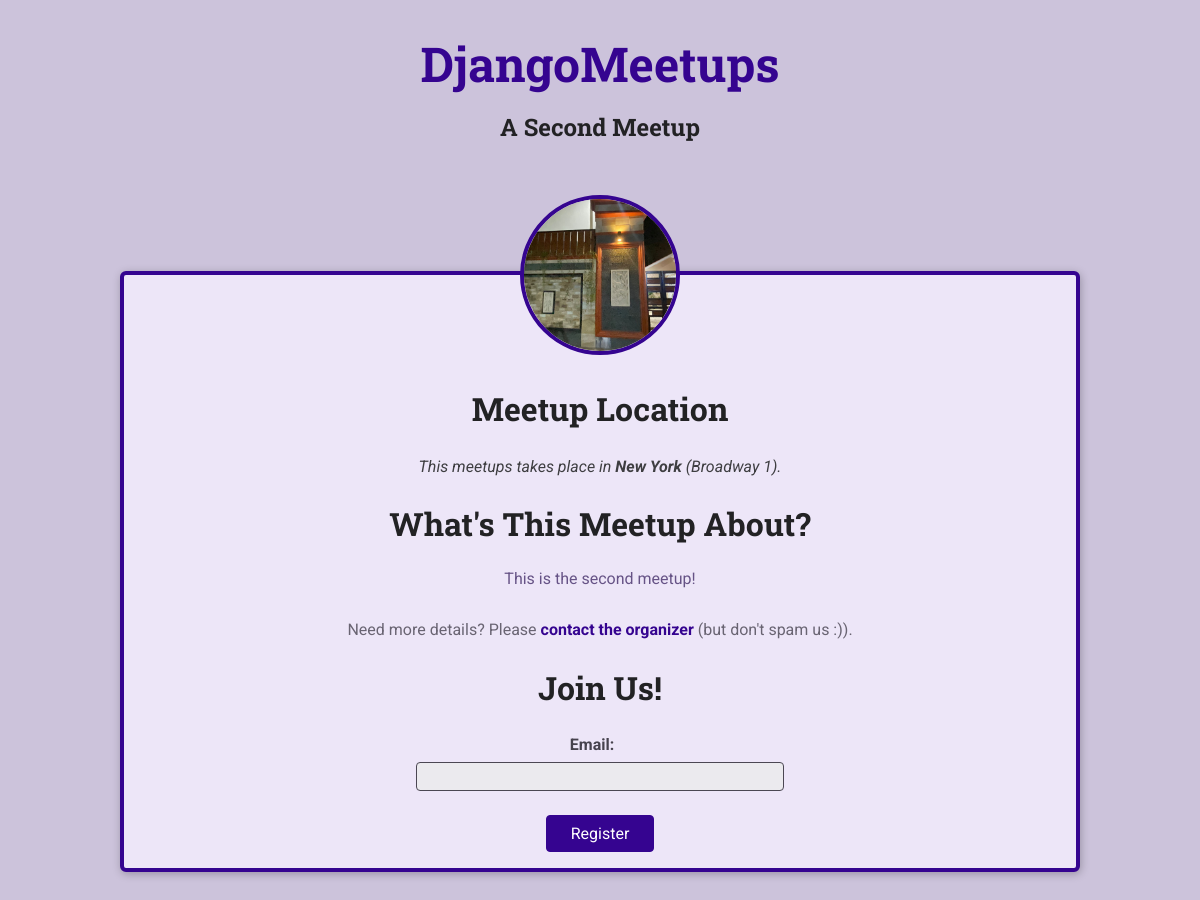
Screenshot of /meetups/a-second-meetup/ with the database file from the repository.
### meetups/models.py (models this page shows, shortened)
class Meetup(models.Model):
    title = models.CharField(max_length=200)
    organizer_emaill = models.EmailField()
    date = models.DateField()
    slug = models.SlugField(unique=True)
    description = models.TextField()
    image = models.ImageField(upload_to='images/')
    location = models.ForeignKey(Location, on_delete=models.CASCADE)
    participants = models.ManyToManyField(Participant, blank=True, null=True)

class Location(models.Model):
    name = models.CharField(max_length=200)
    address = models.CharField(max_length=300)

### meetups/views.py (the view)
# urls.py: path('meetups/<slug:meetup_slug>/', views.meetup_details, name='meetup-detail'),  # our-domain.com/meetups/<dynamic-path-segment>
def meetup_details(request, meetup_slug):
    try:
        selected_meetup = Meetup.objects.get(slug=meetup_slug)
        registration_form = RegistrationForm()
        return render(request, 'meetups/meetup-detail.html', {
            'meetup_found': True,
            'meetup': selected_meetup,
            'form': registration_form
        })
    except Exception as exc:
        return render(request, 'meetups/meetup-detail.html', {
            'meetup_found': False,
        })

### meetups/forms.py
class RegistrationForm(forms.ModelForm):
    class Meta:
        model = Participant
        fields = ['email']
        labels = {'email': 'Email'}

### meetups/templates/meetups/meetup-detail.html (shortened to what this page needs)
{% extends 'meetups/base/base.html' %}
{% load static %}
{% block site_css %}
    <link rel="stylesheet" href="{% static 'meetups/styles/meetup-detail.css' %}">
{% endblock site_css %}
{% block main_heading %}
    {{ meetup.title }}
{% endblock main_heading %}
{% block body %}
    {% if meetup_found %}
        <article>
            <img id="main-image" src="{{ meetup.image.url }}" alt="{{ meetup.title }}">
            <section id="location">
                <h2>Meetup Location</h2>
                <address>This meetups takes place in <span>{{ meetup.location.name }}</span> ({{ meetup.location.address }}).</address>
            </section>
            <section id="details">
                <h2>What's This Meetup About?</h2>
                <p>{{ meetup.description }}</p>
                <footer>
                    <p>Need more details? Please <a href="">contact the organizer</a> (but don't spam us :)).</p>
                </footer>
            </section>
            <section id="registration">
                <h2>Join Us!</h2>
                <form action="" method="POST">
                    <ul>
                        {{ form.as_ul }}
                    </ul>
                    <div id="registration-actions">
                        <button>Register</button>
                    </div>
                </form>
            </section>
        </article>
    {% else %}
        <p>No meetup found for this slug, sorry!</p>
    {% endif %}
{% endblock body %}

### meetups/static/meetups/styles/base.css (style rules this page uses)
* { box-sizing: border-box; }
body { font-family: 'Roboto', sans-serif; margin: 0; background-color: #ccc3db; color: #3e3e41; }
h1, h2, h3 { font-family: 'Roboto Slab', sans-serif; color: #222224; }
button, .btn { cursor: pointer; font: inherit; padding: 0.5rem 1.5rem; background-color: #350490; border: 1px solid #350490; color: white; border-radius: 4px; text-decoration: none; }

### meetups/static/meetups/styles/meetup-detail.css (style rules this page uses)
article { max-width: 60rem; margin: 5rem auto; border-radius: 6px; background-color: #ede6f8; border: 4px solid #350490; box-shadow: 1px 2px 8px rgba(0, 0, 0, 0.25); position: relative; padding: 1rem; text-align: center; }
#main-image { width: 10rem; height: 10rem; object-fit: cover; position: absolute; top: -5rem; left: calc(50% - 5rem); border-radius: 50%; border: 4px solid #350490; }
section:first-of-type { margin-top: 6rem; }
h2 { font-size: 2rem; }
address span { font-weight: bold; }
#details h2 { margin-bottom: 0.5rem; }
#details > p { color: #665386; padding: 1rem; border-radius: 4px; max-width: 80%; margin: auto; }
#details footer { color: #696472; }
#details footer a { color: #350490; text-decoration: none; font-weight: bold; }
#registration ul { list-style: none; margin: 0; padding: 0; }
#registration label { font-weight: bold; color: #46424d; margin-right: 1rem; display: block; margin-bottom: 0.5rem; }
#registration input { font: inherit; width: 40%; background-color: #ebeaee; border: 1px solid #4b4753; border-radius: 4px; padding: 0.25rem; }
#registration-actions { margin-top: 1.5rem; }

### rows the page displays
Meetup: title "A Second Meetup", image (picture), location.name "New York", location.address "Broadway 1", description "This is the second meetup!"
